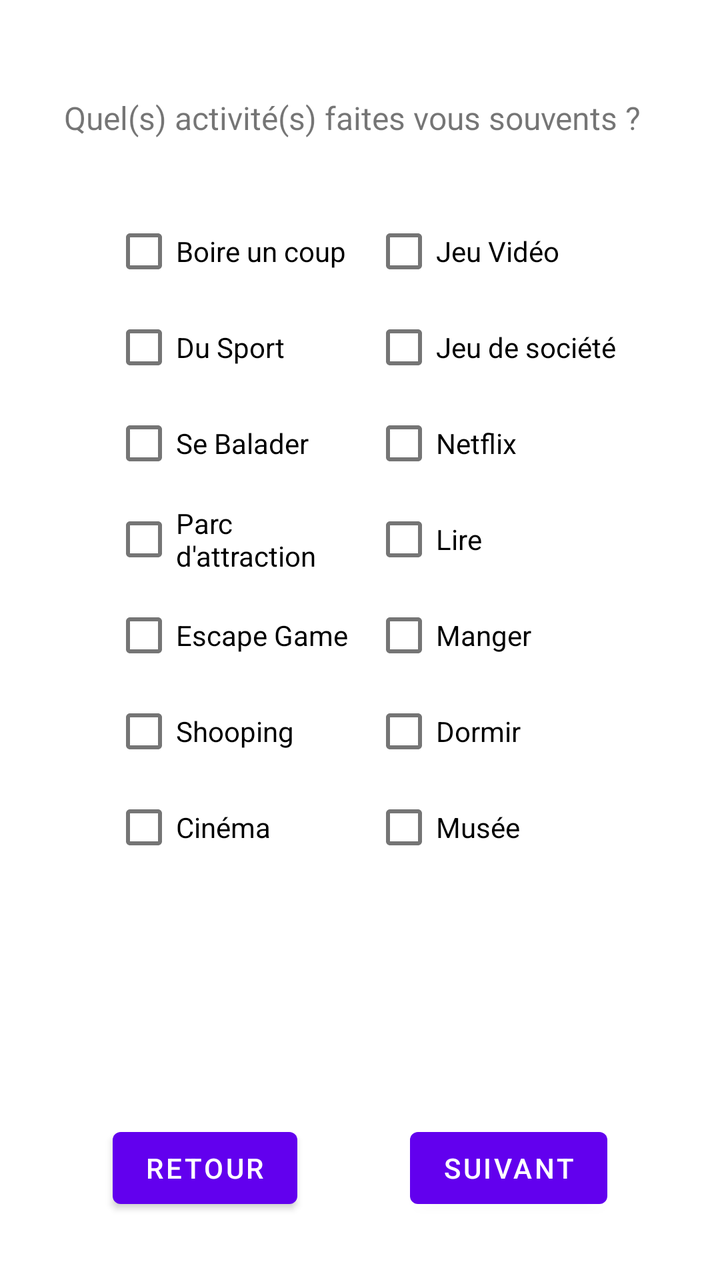
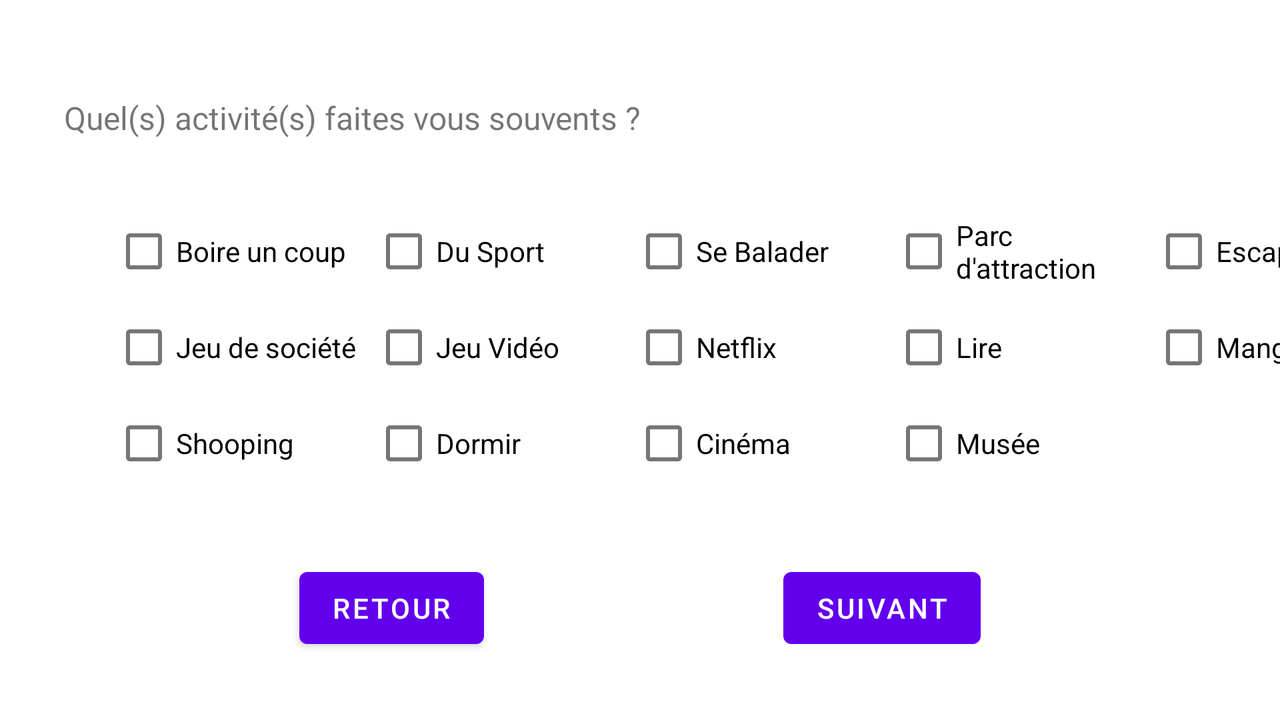

The same Android screen from two of the app's own layout files: first res/layout/ as a phone draws it, then the repository's variant for another configuration, drawn on a device whose configuration selects that folder. Both files follow.
<!-- AndroidManifest.xml: application theme Theme.QueFaire -->
<!-- res/layout/activity_questions_page4.xml -->
<?xml version="1.0" encoding="utf-8"?>
<androidx.constraintlayout.widget.ConstraintLayout xmlns:android="http://schemas.android.com/apk/res/android"
    xmlns:app="http://schemas.android.com/apk/res-auto"
    xmlns:tools="http://schemas.android.com/tools"
    android:layout_width="match_parent"
    android:layout_height="match_parent"
    tools:context=".questions_page4">

    <TextView
        android:id="@+id/questions9"
        android:layout_width="wrap_content"
        android:layout_height="wrap_content"
        android:layout_marginStart="32dp"
        android:layout_marginTop="48dp"
        android:text="@string/QDesc9"
        android:textSize="16sp"
        app:layout_constraintStart_toStartOf="parent"
        app:layout_constraintTop_toTopOf="parent" />

    <TableLayout
        android:layout_width="260dp"
        android:layout_height="336dp"
        android:layout_marginStart="24dp"
        android:layout_marginTop="32dp"
        app:layout_constraintStart_toStartOf="@+id/questions9"
        app:layout_constraintTop_toBottomOf="@+id/questions9">

        <TableRow
            android:layout_width="wrap_content"
            android:layout_height="match_parent">

            <CheckBox
                android:id="@+id/answer9Drink"
                android:layout_width="130dp"
                android:layout_height="wrap_content"
                android:text="@string/A9Drink" />

            <CheckBox
                android:id="@+id/answer9VideoGame"
                android:layout_width="130dp"
                android:layout_height="wrap_content"
                android:text="@string/A9VideoGame" />
        </TableRow>

        <TableRow
            android:layout_width="match_parent"
            android:layout_height="match_parent">

            <CheckBox
                android:id="@+id/answer9Sport"
                android:layout_width="130dp"
                android:layout_height="wrap_content"
                android:text="@string/A9Sport" />

            <CheckBox
                android:id="@+id/answer9BoardGame"
                android:layout_width="130dp"
                android:layout_height="wrap_content"
                android:text="@string/A9BoardGame" />
        </TableRow>

        <TableRow
            android:layout_width="match_parent"
            android:layout_height="match_parent">

            <CheckBox
                android:id="@+id/answer9Walking"
                android:layout_width="130dp"
                android:layout_height="wrap_content"
                android:text="@string/A9Walking" />

            <CheckBox
                android:id="@+id/answer9Netflix"
                android:layout_width="130dp"
                android:layout_height="wrap_content"
                android:text="@string/A9Netflix" />
        </TableRow>

        <TableRow
            android:layout_width="match_parent"
            android:layout_height="match_parent">

            <CheckBox
                android:id="@+id/answer9ThemePark"
                android:layout_width="130dp"
                android:layout_height="match_parent"
                android:text="@string/A9ThemeParc"
                tools:layout_editor_absoluteX="130dp"
                tools:layout_editor_absoluteY="9dp" />

            <CheckBox
                android:id="@+id/answer9Read"
                android:layout_width="130dp"
                android:layout_height="wrap_content"
                android:text="@string/A9Read" />

        </TableRow>

        <TableRow
            android:layout_width="match_parent"
            android:layout_height="match_parent">

            <CheckBox
                android:id="@+id/answer9EscapeGame"
                android:layout_width="130dp"
                android:layout_height="wrap_content"
                android:text="@string/A9EscapeGame" />

            <CheckBox
                android:id="@+id/answer9Eat"
                android:layout_width="130dp"
                android:layout_height="wrap_content"
                android:text="@string/A9Eat" />
        </TableRow>

        <TableRow
            android:layout_width="match_parent"
            android:layout_height="match_parent">

            <CheckBox
                android:id="@+id/answer9Shooping"
                android:layout_width="130dp"
                android:layout_height="wrap_content"
                android:text="@string/A9Shooping" />

            <CheckBox
                android:id="@+id/answer9sleep"
                android:layout_width="130dp"
                android:layout_height="wrap_content"
                android:text="@string/A9Sleep" />
        </TableRow>

        <TableRow
            android:layout_width="match_parent"
            android:layout_height="match_parent">

            <CheckBox
                android:id="@+id/answer9Cinema"
                android:layout_width="130dp"
                android:layout_height="wrap_content"
                android:text="@string/A9Cinema" />

            <CheckBox
                android:id="@+id/answer9Museum"
                android:layout_width="130dp"
                android:layout_height="wrap_content"
                android:text="@string/A9Museum" />

        </TableRow>

    </TableLayout>

    <Button
        android:id="@+id/backButtonPage4"
        android:layout_width="wrap_content"
        android:layout_height="wrap_content"
        android:layout_marginBottom="32dp"
        android:onClick="back"
        android:text="@string/ButtonBack4"
        app:layout_constraintBottom_toBottomOf="parent"
        app:layout_constraintEnd_toStartOf="@+id/NextButtonPage4"
        app:layout_constraintHorizontal_bias="0.5"
        app:layout_constraintStart_toStartOf="parent" />

    <Button
        android:id="@+id/NextButtonPage4"
        android:layout_width="wrap_content"
        android:layout_height="wrap_content"
        android:layout_marginBottom="32dp"
        android:onClick="next"
        android:text="@string/ButtonNext4"
        app:layout_constraintBottom_toBottomOf="parent"
        app:layout_constraintEnd_toEndOf="parent"
        app:layout_constraintHorizontal_bias="0.5"
        app:layout_constraintStart_toEndOf="@+id/backButtonPage4" />

</androidx.constraintlayout.widget.ConstraintLayout>
<!-- resources referenced by this layout -->
<resources>
  <string name="A9BoardGame">Jeu de société</string>
  <string name="A9Cinema">Cinéma</string>
  <string name="A9Drink">Boire un coup</string>
  <string name="A9Eat">Manger</string>
  <string name="A9EscapeGame">Escape Game</string>
  <string name="A9Museum">Musée</string>
  <string name="A9Netflix">Netflix</string>
  <string name="A9Read">Lire</string>
  <string name="A9Shooping">Shooping</string>
  <string name="A9Sleep">Dormir</string>
  <string name="A9Sport">Du Sport</string>
  <string name="A9ThemeParc">Parc d\'attraction</string>
  <string name="A9VideoGame">Jeu Vidéo</string>
  <string name="A9Walking">Se Balader</string>
  <string name="ButtonBack4">Retour</string>
  <string name="ButtonNext4">Suivant</string>
  <string name="QDesc9">Quel(s) activité(s) faites vous souvents ?</string>
  <style name="Theme.QueFaire" parent="Theme.MaterialComponents.DayNight.DarkActionBar">
          
          <item name="colorPrimary">@color/purple_500</item>
          <item name="colorPrimaryVariant">@color/purple_700</item>
          <item name="colorOnPrimary">@color/white</item>
          
          <item name="colorSecondary">@color/teal_200</item>
          <item name="colorSecondaryVariant">@color/teal_700</item>
          <item name="colorOnSecondary">@color/black</item>
          
          <item name="android:statusBarColor" tools:targetApi="l">?attr/colorPrimaryVariant</item>
          
      </style>
</resources>
<!-- res/layout-land/activity_questions_page4.xml (the repository's variant of the layout above) -->
<!-- drawn on the phone turned sideways -->
<?xml version="1.0" encoding="utf-8"?>
<androidx.constraintlayout.widget.ConstraintLayout xmlns:android="http://schemas.android.com/apk/res/android"
    xmlns:app="http://schemas.android.com/apk/res-auto"
    xmlns:tools="http://schemas.android.com/tools"
    android:layout_width="match_parent"
    android:layout_height="match_parent"
    tools:context=".questions_page4">

    <TextView
        android:id="@+id/questions9"
        android:layout_width="wrap_content"
        android:layout_height="wrap_content"
        android:layout_marginStart="32dp"
        android:layout_marginTop="48dp"
        android:text="@string/QDesc9"
        android:textSize="16sp"
        app:layout_constraintStart_toStartOf="parent"
        app:layout_constraintTop_toTopOf="parent" />

    <TableLayout
        android:layout_width="650dp"
        android:layout_height="144dp"
        android:layout_marginStart="24dp"
        android:layout_marginTop="32dp"
        app:layout_constraintStart_toStartOf="@+id/questions9"
        app:layout_constraintTop_toBottomOf="@+id/questions9">

        <TableRow
            android:layout_width="wrap_content"
            android:layout_height="match_parent">

            <CheckBox
                android:id="@+id/answer9Drink"
                android:layout_width="130dp"
                android:layout_height="wrap_content"
                android:text="@string/A9Drink" />

            <CheckBox
                android:id="@+id/answer9Sport"
                android:layout_width="130dp"
                android:layout_height="wrap_content"
                android:text="@string/A9Sport" />

            <CheckBox
                android:id="@+id/answer9Walking"
                android:layout_width="130dp"
                android:layout_height="wrap_content"
                android:text="@string/A9Walking" />

            <CheckBox
                android:id="@+id/answer9ThemePark"
                android:layout_width="130dp"
                android:layout_height="match_parent"
                android:text="@string/A9ThemeParc"
                tools:layout_editor_absoluteX="130dp"
                tools:layout_editor_absoluteY="9dp" />

            <CheckBox
                android:id="@+id/answer9EscapeGame"
                android:layout_width="130dp"
                android:layout_height="wrap_content"
                android:text="@string/A9EscapeGame" />

        </TableRow>

        <TableRow
            android:layout_width="match_parent"
            android:layout_height="match_parent">

            <CheckBox
                android:id="@+id/answer9BoardGame"
                android:layout_width="130dp"
                android:layout_height="wrap_content"
                android:text="@string/A9BoardGame" />

            <CheckBox
                android:id="@+id/answer9VideoGame"
                android:layout_width="130dp"
                android:layout_height="wrap_content"
                android:text="@string/A9VideoGame" />

            <CheckBox
                android:id="@+id/answer9Netflix"
                android:layout_width="130dp"
                android:layout_height="wrap_content"
                android:text="@string/A9Netflix" />

            <CheckBox
                android:id="@+id/answer9Read"
                android:layout_width="130dp"
                android:layout_height="wrap_content"
                android:text="@string/A9Read" />

            <CheckBox
                android:id="@+id/answer9Eat"
                android:layout_width="130dp"
                android:layout_height="wrap_content"
                android:text="@string/A9Eat" />
        </TableRow>

        <TableRow
            android:layout_width="match_parent"
            android:layout_height="match_parent">

            <CheckBox
                android:id="@+id/answer9Shooping"
                android:layout_width="130dp"
                android:layout_height="wrap_content"
                android:text="@string/A9Shooping" />

            <CheckBox
                android:id="@+id/answer9sleep"
                android:layout_width="130dp"
                android:layout_height="wrap_content"
                android:text="@string/A9Sleep" />

            <CheckBox
                android:id="@+id/answer9Cinema"
                android:layout_width="130dp"
                android:layout_height="wrap_content"
                android:text="@string/A9Cinema" />

            <CheckBox
                android:id="@+id/answer9Museum"
                android:layout_width="130dp"
                android:layout_height="wrap_content"
                android:text="@string/A9Museum" />
        </TableRow>

    </TableLayout>

    <Button
        android:id="@+id/backButtonPage4"
        android:layout_width="wrap_content"
        android:layout_height="wrap_content"
        android:layout_marginBottom="32dp"
        android:onClick="back"
        android:text="@string/ButtonBack4"
        app:layout_constraintBottom_toBottomOf="parent"
        app:layout_constraintEnd_toStartOf="@+id/NextButtonPage4"
        app:layout_constraintHorizontal_bias="0.5"
        app:layout_constraintStart_toStartOf="parent" />

    <Button
        android:id="@+id/NextButtonPage4"
        android:layout_width="wrap_content"
        android:layout_height="wrap_content"
        android:layout_marginBottom="32dp"
        android:onClick="next"
        android:text="@string/ButtonNext4"
        app:layout_constraintBottom_toBottomOf="parent"
        app:layout_constraintEnd_toEndOf="parent"
        app:layout_constraintHorizontal_bias="0.5"
        app:layout_constraintStart_toEndOf="@+id/backButtonPage4" />

</androidx.constraintlayout.widget.ConstraintLayout>
